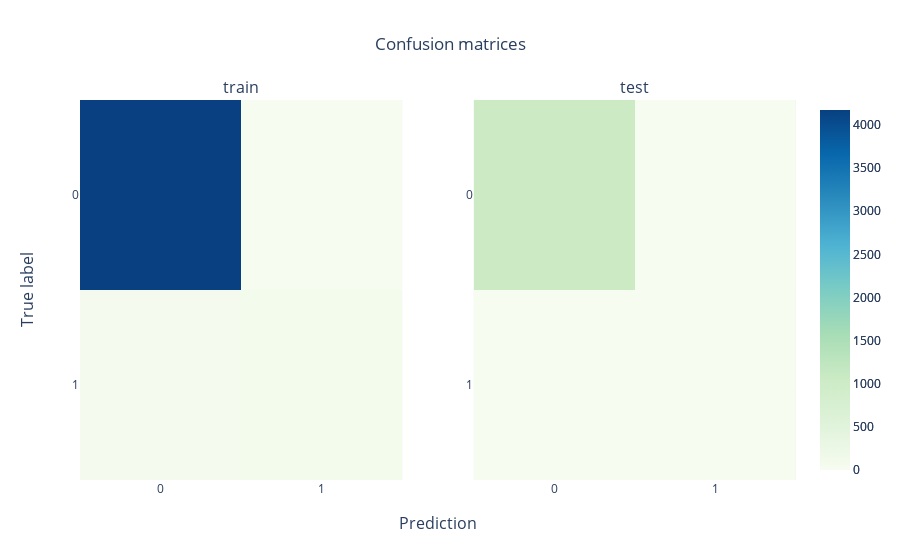

The notebook cell this image was saved under:
### Markdown cell above
Matrice de Confusion

### Code cell
# Visualize confusion matrices
from plotly.subplots import make_subplots
cm_train = confusion_matrix(y_train, Y_train_pred)
cm_test = confusion_matrix(y_test, Y_test_pred)

fig = make_subplots(rows = 1, cols = 2, subplot_titles = ("train", "test"), 
                    x_title = 'Prediction', y_title = 'True label')
fig.update_layout(
        title = go.layout.Title(text = "Confusion matrices", x = 0.5))
fig.update_yaxes(autorange='reversed')
fig.add_trace(
    go.Heatmap(
        name = 'train',
        x = ['0', '1'], 
        y = ['0', '1'], 
        z = cm_train,
        colorscale = 'gnbu',
        zmin = 0,
        zmax = max(cm_train.max(), cm_test.max())
    ),
    row = 1,
    col = 1
)  
fig.add_trace(
    go.Heatmap(
        name = 'test',
        x = ['0', '1'], 
        y = ['0', '1'], 
        z = cm_test,
        colorscale = 'gnbu',
        zmin = 0,
        zmax = max(cm_train.max(), cm_test.max())
    ),
    row = 1,
    col = 2
)

### Figure 1 — Plotly figure (JSON) as saved in the notebook; plotly's stock layout.template omitted (floating-point values rounded to 4 significant figures)
{"data": [{"colorscale": [[0, "rgb(247,252,240)"], [0.125, "rgb(224,243,219)"], [0.25, "rgb(204,235,197)"], [0.375, "rgb(168,221,181)"], [0.5, "rgb(123,204,196)"], [0.625, "rgb(78,179,211)"], [0.75, "rgb(43,140,190)"], [0.875, "rgb(8,104,172)"], [1, "rgb(8,64,129)"]], "name": "train", "type": "heatmap", "x": ["0", "1"], "xaxis": "x", "y": ["0", "1"], "yaxis": "y", "z": [[4174, 15], [58, 81]], "zmax": 4174, "zmin": 0}, {"colorscale": [[0, "rgb(247,252,240)"], [0.125, "rgb(224,243,219)"], [0.25, "rgb(204,235,197)"], [0.375, "rgb(168,221,181)"], [0.5, "rgb(123,204,196)"], [0.625, "rgb(78,179,211)"], [0.75, "rgb(43,140,190)"], [0.875, "rgb(8,104,172)"], [1, "rgb(8,64,129)"]], "name": "test", "type": "heatmap", "x": ["0", "1"], "xaxis": "x2", "y": ["0", "1"], "yaxis": "y2", "z": [[1040, 7], [14, 21]], "zmax": 4174, "zmin": 0}], "layout": {"annotations": [{"font": {"size": 16}, "showarrow": false, "text": "train", "x": 0.225, "xanchor": "center", "xref": "paper", "y": 1, "yanchor": "bottom", "yref": "paper"}, {"font": {"size": 16}, "showarrow": false, "text": "test", "x": 0.775, "xanchor": "center", "xref": "paper", "y": 1, "yanchor": "bottom", "yref": "paper"}, {"font": {"size": 16}, "showarrow": false, "text": "Prediction", "x": 0.5, "xanchor": "center", "xref": "paper", "y": 0, "yanchor": "top", "yref": "paper", "yshift": -30}, {"font": {"size": 16}, "showarrow": false, "text": "True label", "textangle": -90, "x": 0, "xanchor": "right", "xref": "paper", "xshift": -40, "y": 0.5, "yanchor": "middle", "yref": "paper"}], "title": {"text": "Confusion matrices", "x": 0.5}, "xaxis": {"anchor": "y", "domain": [0, 0.45]}, "xaxis2": {"anchor": "y2", "domain": [0.55, 1]}, "yaxis": {"anchor": "x", "autorange": "reversed", "domain": [0, 1]}, "yaxis2": {"anchor": "x2", "autorange": "reversed", "domain": [0, 1]}}}
